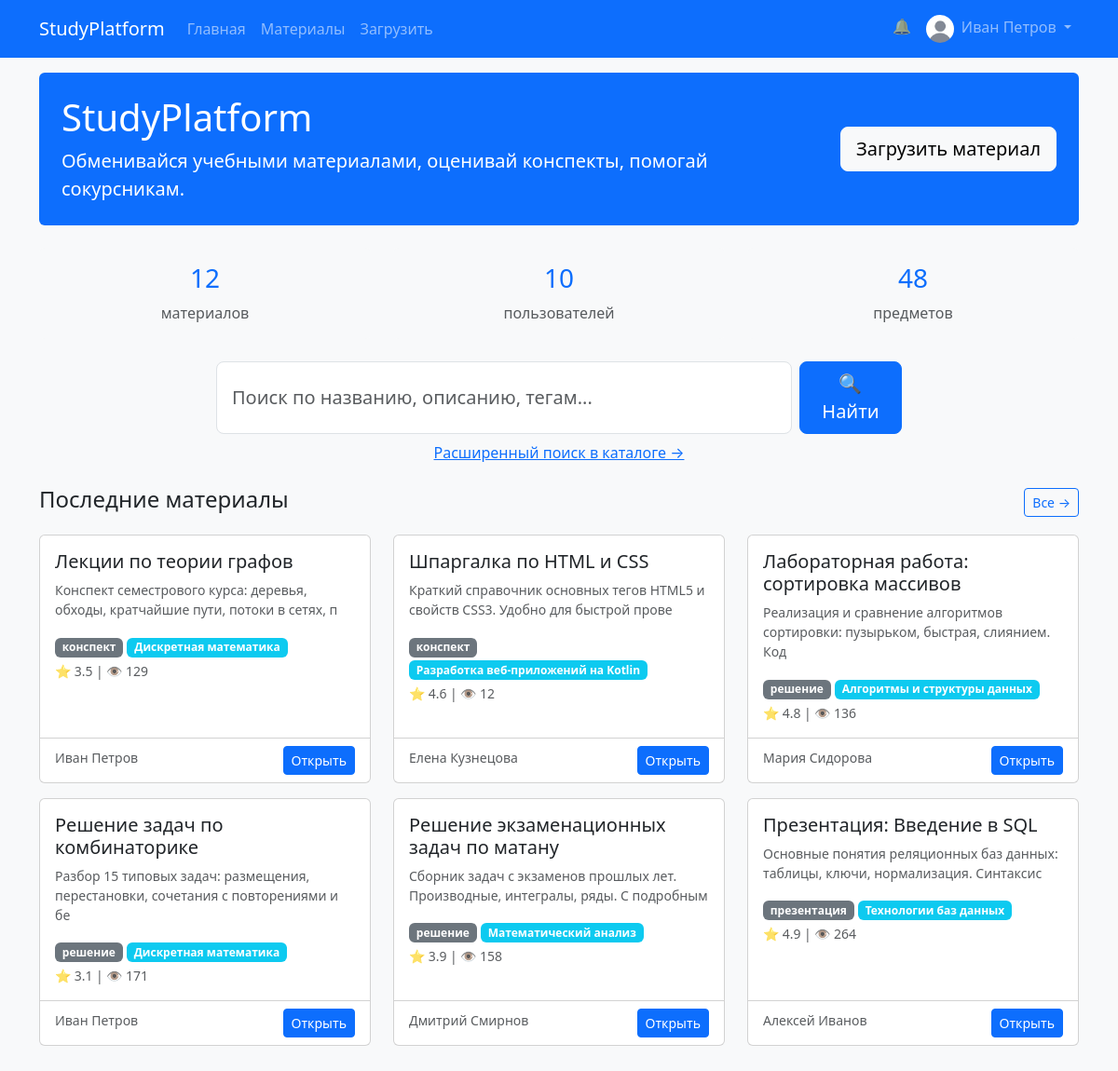
Page / (signed in) on the earlier database version.
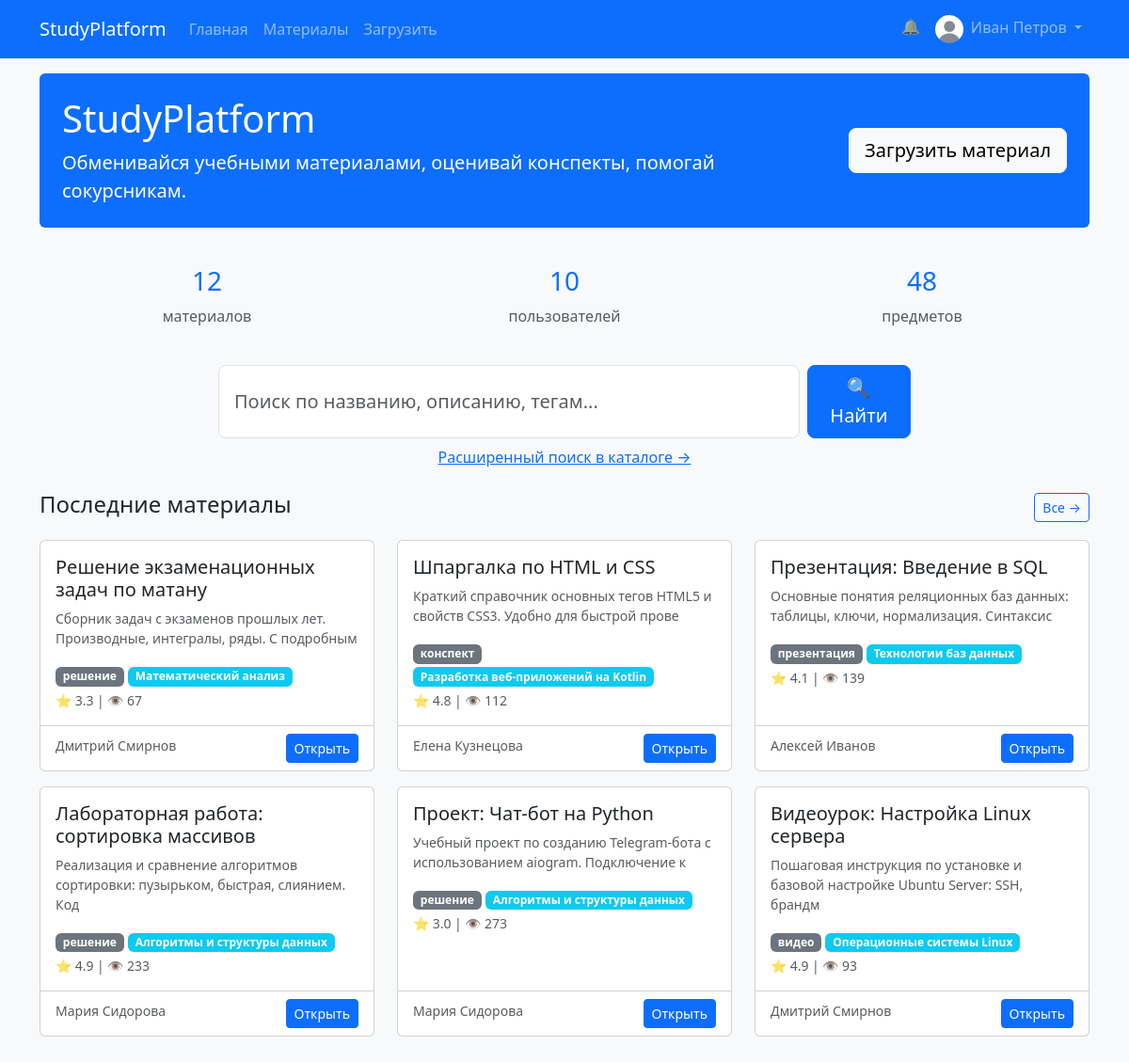
Same page on the later database version.
### app/models.py (models this page shows, shortened)
class Material(db.Model):
    id = db.Column(db.Integer, primary_key=True)
    title = db.Column(db.String(200), nullable=False)
    description = db.Column(db.Text)
    type = db.Column(db.String(20))  # 'конспект', 'решение', 'видео', 'презентация'
    file_url = db.Column(db.String(300))  # ссылка или путь к файлу
    user_id = db.Column(db.Integer, db.ForeignKey('user.id'), nullable=False)
    subject_id = db.Column(db.Integer, db.ForeignKey('subject.id'))
    course_id = db.Column(db.Integer)  # или связь с курсом, пока просто число
    views = db.Column(db.Integer, default=0)
    downloads = db.Column(db.Integer, default=0)
    average_rating = db.Column(db.Float, default=0.0)
    created_at = db.Column(db.DateTime, default=datetime.utcnow)
    updated_at = db.Column(db.DateTime, default=datetime.utcnow, onupdate=datetime.utcnow)
    tags = db.relationship('Tag', secondary=material_tags, backref=db.backref('materials', lazy='dynamic'), lazy='dynamic')
    comments = db.relationship('Comment', backref='material', lazy='dynamic')
    ratings = db.relationship('Rating', backref='material', lazy='dynamic')
    favorites = db.relationship('Favorite', backref='material', lazy='dynamic')

class Subject(db.Model):
    id = db.Column(db.Integer, primary_key=True)
    name = db.Column(db.String(100), nullable=False)
    code = db.Column(db.String(20), unique=True)
    faculty = db.Column(db.String(100))
    description = db.Column(db.Text)
    materials = db.relationship('Material', backref='subject', lazy='dynamic')

class User(UserMixin, db.Model):
    id = db.Column(db.Integer, primary_key=True)
    email = db.Column(db.String(100), unique=True, nullable=False)
    password_hash = db.Column(db.String(128))
    full_name = db.Column(db.String(100), nullable=False)
    avatar = db.Column(db.String(200), default='defaults_avatars/default.png')
    role = db.Column(db.String(20), default='student')  # student, teacher, admin
    faculty = db.Column(db.String(100), default='')
    course = db.Column(db.String(10), default='')
    bio = db.Column(db.Text, default='')
    rating = db.Column(db.Float, default=0.0)
    created_at = db.Column(db.DateTime, default=datetime.utcnow)
    materials = db.relationship('Material', backref='author', lazy='dynamic')
    ratings = db.relationship('Rating', backref='user', lazy='dynamic')
    comments = db.relationship('Comment', backref='user', lazy='dynamic')
    favorites = db.relationship('Favorite', backref='user', lazy='dynamic')
    def is_admin(self):
        return self.role == 'admin'

### app/routes/main.py (the view)
@main_bp.route('/')
def index():
    search = request.args.get('q', '')
    if search:
        return redirect(url_for('materials.browse', q=search))
    latest = Material.query.order_by(Material.created_at.desc()).limit(6).all()
    top_rated = Material.query.filter(Material.ratings.any())\
        .order_by(Material.average_rating.desc()).limit(3).all()
    stats = {
        'materials': Material.query.count(),
        'users': User.query.count(),
        'subjects': Subject.query.count(),
    }
    return render_template('index.html',
                           latest=latest,
                           top_rated=top_rated,
                           stats=stats,
                           search='')

### app/templates/index.html (shortened to what this page needs)
{% extends 'base.html' %}
{% block content %}
<div class="bg-primary text-white rounded p-4 mb-4">
    <div class="row align-items-center">
        <div class="col-md-8">
            <h1>StudyPlatform</h1>
            <p class="lead mb-0">Обменивайся учебными материалами, оценивай конспекты, помогай сокурсникам.</p>
        </div>
        <div class="col-md-4 text-end">
            {% if not current_user.is_authenticated %}
                <a href="{{ url_for('auth.register') }}" class="btn btn-light btn-lg">Присоединиться</a>
            {% else %}
                <a href="{{ url_for('materials.upload') }}" class="btn btn-light btn-lg">Загрузить материал</a>
            {% endif %}
        </div>
    </div>
</div>
<div class="row text-center mb-4">
    <div class="col-md-4">
        <div class="card border-0 bg-light">
            <div class="card-body">
                <h3 class="text-primary">{{ stats.materials }}</h3>
                <p class="text-muted mb-0">материалов</p>
            </div>
        </div>
    </div>
    <div class="col-md-4">
        <div class="card border-0 bg-light">
            <div class="card-body">
                <h3 class="text-primary">{{ stats.users }}</h3>
                <p class="text-muted mb-0">пользователей</p>
            </div>
        </div>
    </div>
    <div class="col-md-4">
        <div class="card border-0 bg-light">
            <div class="card-body">
                <h3 class="text-primary">{{ stats.subjects }}</h3>
                <p class="text-muted mb-0">предметов</p>
            </div>
        </div>
    </div>
</div>
<div class="row mb-4">
    <div class="col-md-8 mx-auto">
        <form action="{{ url_for('main.index') }}" method="GET" class="d-flex">
            <input class="form-control form-control-lg me-2" name="q"
                   placeholder="Поиск по названию, описанию, тегам..." value="{{ search }}">
            <button class="btn btn-primary btn-lg" type="submit">🔍 Найти</button>
        </form>
        <div class="text-center mt-2">
            <a href="{{ url_for('materials.browse') }}">Расширенный поиск в каталоге →</a>
        </div>
    </div>
</div>
<div class="mb-4">
    <div class="d-flex justify-content-between align-items-center mb-3">
        <h4>Последние материалы</h4>
        <a href="{{ url_for('materials.browse', sort='date') }}" class="btn btn-outline-primary btn-sm">Все →</a>
    </div>
    <div class="row">
        {% for material in latest %}
        <div class="col-md-4 mb-3">
            <div class="card h-100">
                <div class="card-body">
                    <h5 class="card-title">{{ material.title }}</h5>
                    <p class="card-text text-muted small">{{ material.description[:80] if material.description else '' }}</p>
                    <span class="badge bg-secondary">{{ material.type }}</span>
                    <span class="badge bg-info">{{ material.subject.name if material.subject }}</span>
                    <div class="mt-1 small text-muted">
                        ⭐ {{ '%.1f' % material.average_rating }} | 👁 {{ material.views }}
                    </div>
                </div>
                <div class="card-footer bg-transparent">
                    <small class="text-muted">{{ material.author.full_name }}</small>
                    <a href="{{ url_for('materials.material_detail', id=material.id) }}" class="btn btn-sm btn-primary float-end">Открыть</a>
                </div>
            </div>
        </div>
        {% else %}
        <p class="text-muted">Пока нет материалов</p>
        {% endfor %}
    </div>
</div>
{% endblock %}

Differences in the rows shown:
no longer on this page (row edited): Material: title "Лекции по теории графов", description "Конспект семестрового курса: деревья, обходы, кратчайшие пути, потоки в сетях, п", type "конспект", subject "Дискретная математика", average_rating "3.5", views "129", author.full_name "Иван Петров"
no longer on this page (row edited): Material: title "Решение задач по комбинаторике", description "Разбор 15 типовых задач: размещения, перестановки, сочетания с повторениями и бе", type "решение", subject "Дискретная математика", average_rating "3.1", views "171", author.full_name "Иван Петров"
changed Material "Решение экзаменационных задач по матану": average_rating "3.9" → "3.3"; views "158" → "67"; moves up the list
changed Material "Шпаргалка по HTML и CSS": average_rating "4.6" → "4.8"; views "12" → "112"
changed Material "Презентация: Введение в SQL": average_rating "4.9" → "4.1"; views "264" → "139"; moves up the list
changed Material "Лабораторная работа: сортировка массивов": average_rating "4.8" → "4.9"; views "136" → "233"
now on this page (row edited): Material: title "Проект: Чат-бот на Python", description "Учебный проект по созданию Telegram-бота с использованием aiogram. Подключение к", type "решение", subject "Алгоритмы и структуры данных", average_rating "3.0", views "273", author.full_name "Мария Сидорова"
now on this page (row edited): Material: title "Видеоурок: Настройка Linux сервера", description "Пошаговая инструкция по установке и базовой настройке Ubuntu Server: SSH, брандм", type "видео", subject "Операционные системы Linux", average_rating "4.9", views "93", author.full_name "Дмитрий Смирнов"
